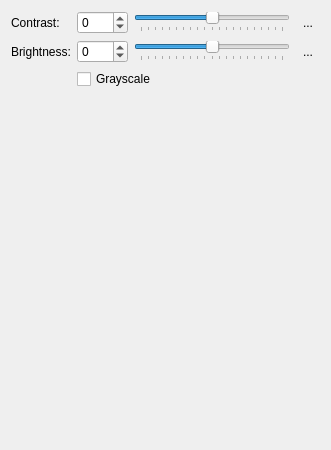
<?xml version="1.0" encoding="UTF-8"?>
<ui version="4.0">
 <class>ImageSettingsWidgetQt</class>
 <widget class="QWidget" name="ImageSettingsWidgetQt">
  <property name="geometry">
   <rect>
    <x>0</x>
    <y>0</y>
    <width>331</width>
    <height>450</height>
   </rect>
  </property>
  <property name="windowTitle">
   <string>ImageSettingsWidgetQt</string>
  </property>
  <layout class="QFormLayout" name="formLayout">
   <item row="0" column="0">
    <widget class="QLabel" name="label_2">
     <property name="sizePolicy">
      <sizepolicy hsizetype="Fixed" vsizetype="Preferred">
       <horstretch>0</horstretch>
       <verstretch>0</verstretch>
      </sizepolicy>
     </property>
     <property name="text">
      <string>Contrast:</string>
     </property>
    </widget>
   </item>
   <item row="0" column="1">
    <layout class="QHBoxLayout" name="horizontalLayout">
     <item>
      <widget class="QSpinBox" name="contrast_spinBox">
       <property name="sizePolicy">
        <sizepolicy hsizetype="Fixed" vsizetype="Fixed">
         <horstretch>0</horstretch>
         <verstretch>0</verstretch>
        </sizepolicy>
       </property>
       <property name="minimum">
        <number>-100</number>
       </property>
       <property name="maximum">
        <number>100</number>
       </property>
      </widget>
     </item>
     <item>
      <widget class="QSlider" name="contrast_horizontalSlider">
       <property name="sizePolicy">
        <sizepolicy hsizetype="Expanding" vsizetype="Fixed">
         <horstretch>0</horstretch>
         <verstretch>0</verstretch>
        </sizepolicy>
       </property>
       <property name="maximumSize">
        <size>
         <width>16777215</width>
         <height>16777215</height>
        </size>
       </property>
       <property name="minimum">
        <number>-100</number>
       </property>
       <property name="maximum">
        <number>100</number>
       </property>
       <property name="singleStep">
        <number>10</number>
       </property>
       <property name="sliderPosition">
        <number>0</number>
       </property>
       <property name="tracking">
        <bool>true</bool>
       </property>
       <property name="orientation">
        <enum>Qt::Horizontal</enum>
       </property>
       <property name="invertedAppearance">
        <bool>false</bool>
       </property>
       <property name="invertedControls">
        <bool>false</bool>
       </property>
       <property name="tickPosition">
        <enum>QSlider::TicksBelow</enum>
       </property>
       <property name="tickInterval">
        <number>10</number>
       </property>
      </widget>
     </item>
     <item>
      <widget class="QToolButton" name="reset_contrast_toolButton">
       <property name="text">
        <string>...</string>
       </property>
       <property name="icon">
        <iconset resource="MainWindow.qrc">
         <normaloff>:/MainWindow/Resources/restart.ico</normaloff>:/MainWindow/Resources/restart.ico</iconset>
       </property>
       <property name="autoRaise">
        <bool>true</bool>
       </property>
      </widget>
     </item>
    </layout>
   </item>
   <item row="1" column="0">
    <widget class="QLabel" name="label_3">
     <property name="sizePolicy">
      <sizepolicy hsizetype="Fixed" vsizetype="Preferred">
       <horstretch>0</horstretch>
       <verstretch>0</verstretch>
      </sizepolicy>
     </property>
     <property name="text">
      <string>Brightness:</string>
     </property>
    </widget>
   </item>
   <item row="1" column="1">
    <layout class="QHBoxLayout" name="horizontalLayout_2">
     <item>
      <widget class="QSpinBox" name="brightness_spinBox">
       <property name="sizePolicy">
        <sizepolicy hsizetype="Fixed" vsizetype="Fixed">
         <horstretch>0</horstretch>
         <verstretch>0</verstretch>
        </sizepolicy>
       </property>
       <property name="minimum">
        <number>-100</number>
       </property>
       <property name="maximum">
        <number>100</number>
       </property>
      </widget>
     </item>
     <item>
      <widget class="QSlider" name="brightness_horizontalSlider">
       <property name="maximumSize">
        <size>
         <width>16777215</width>
         <height>16777215</height>
        </size>
       </property>
       <property name="minimum">
        <number>-100</number>
       </property>
       <property name="maximum">
        <number>100</number>
       </property>
       <property name="singleStep">
        <number>10</number>
       </property>
       <property name="orientation">
        <enum>Qt::Horizontal</enum>
       </property>
       <property name="tickPosition">
        <enum>QSlider::TicksBelow</enum>
       </property>
       <property name="tickInterval">
        <number>10</number>
       </property>
      </widget>
     </item>
     <item>
      <widget class="QToolButton" name="reset_brightness_toolButton">
       <property name="text">
        <string>...</string>
       </property>
       <property name="icon">
        <iconset resource="MainWindow.qrc">
         <normaloff>:/MainWindow/Resources/restart.ico</normaloff>:/MainWindow/Resources/restart.ico</iconset>
       </property>
       <property name="autoRaise">
        <bool>true</bool>
       </property>
      </widget>
     </item>
    </layout>
   </item>
   <item row="2" column="1">
    <widget class="QCheckBox" name="grayscale_checkBox">
     <property name="text">
      <string>Grayscale</string>
     </property>
    </widget>
   </item>
   <item row="3" column="0">
    <layout class="QHBoxLayout" name="horizontalLayout_3"/>
   </item>
  </layout>
 </widget>
 <layoutdefault spacing="6" margin="11"/>
 <resources>
  <include location="MainWindow.qrc"/>
 </resources>
 <connections/>
</ui>
